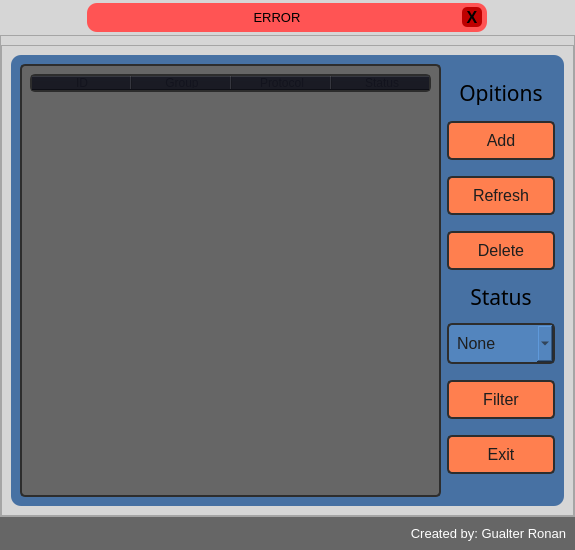
<?xml version="1.0" encoding="UTF-8"?>
<ui version="4.0">
 <class>MainWindow</class>
 <widget class="QMainWindow" name="MainWindow">
  <property name="geometry">
   <rect>
    <x>0</x>
    <y>0</y>
    <width>575</width>
    <height>550</height>
   </rect>
  </property>
  <property name="minimumSize">
   <size>
    <width>575</width>
    <height>550</height>
   </size>
  </property>
  <property name="windowTitle">
   <string>DMS</string>
  </property>
  <property name="windowIcon">
   <iconset>
    <normaloff>:/login/login.png</normaloff>:/login/login.png</iconset>
  </property>
  <widget class="QWidget" name="centralwidget">
   <property name="minimumSize">
    <size>
     <width>0</width>
     <height>0</height>
    </size>
   </property>
   <layout class="QVBoxLayout" name="verticalLayout">
    <property name="spacing">
     <number>0</number>
    </property>
    <property name="leftMargin">
     <number>0</number>
    </property>
    <property name="topMargin">
     <number>0</number>
    </property>
    <property name="rightMargin">
     <number>0</number>
    </property>
    <property name="bottomMargin">
     <number>0</number>
    </property>
    <item>
     <widget class="QFrame" name="top_bar">
      <property name="minimumSize">
       <size>
        <width>0</width>
        <height>35</height>
       </size>
      </property>
      <property name="maximumSize">
       <size>
        <width>16777215</width>
        <height>16777215</height>
       </size>
      </property>
      <property name="font">
       <font>
        <pointsize>8</pointsize>
       </font>
      </property>
      <property name="styleSheet">
       <string notr="true">background-color: rgb(214, 214, 214);</string>
      </property>
      <property name="frameShape">
       <enum>QFrame::NoFrame</enum>
      </property>
      <property name="frameShadow">
       <enum>QFrame::Raised</enum>
      </property>
      <layout class="QHBoxLayout" name="horizontalLayout_2">
       <property name="spacing">
        <number>0</number>
       </property>
       <property name="leftMargin">
        <number>0</number>
       </property>
       <property name="topMargin">
        <number>3</number>
       </property>
       <property name="rightMargin">
        <number>0</number>
       </property>
       <property name="bottomMargin">
        <number>3</number>
       </property>
       <item>
        <widget class="QFrame" name="frame_erro">
         <property name="maximumSize">
          <size>
           <width>400</width>
           <height>16777215</height>
          </size>
         </property>
         <property name="styleSheet">
          <string notr="true">background-color: rgb(255, 84, 84);
border-radius: 10px;</string>
         </property>
         <property name="frameShape">
          <enum>QFrame::NoFrame</enum>
         </property>
         <property name="frameShadow">
          <enum>QFrame::Raised</enum>
         </property>
         <layout class="QHBoxLayout" name="horizontalLayout_3">
          <property name="spacing">
           <number>0</number>
          </property>
          <property name="leftMargin">
           <number>5</number>
          </property>
          <property name="topMargin">
           <number>0</number>
          </property>
          <property name="rightMargin">
           <number>5</number>
          </property>
          <property name="bottomMargin">
           <number>0</number>
          </property>
          <item>
           <widget class="QLabel" name="label_erro">
            <property name="font">
             <font>
              <family>Segoe UI</family>
              <pointsize>10</pointsize>
             </font>
            </property>
            <property name="text">
             <string>ERROR</string>
            </property>
            <property name="alignment">
             <set>Qt::AlignCenter</set>
            </property>
           </widget>
          </item>
          <item>
           <widget class="QPushButton" name="bt_cl_popup">
            <property name="maximumSize">
             <size>
              <width>20</width>
              <height>20</height>
             </size>
            </property>
            <property name="font">
             <font>
              <pointsize>12</pointsize>
              <weight>75</weight>
              <bold>true</bold>
             </font>
            </property>
            <property name="cursor">
             <cursorShape>PointingHandCursor</cursorShape>
            </property>
            <property name="styleSheet">
             <string notr="true">QPushButton {
	border-radius: 5px;
	background-image: url(:/close/close_icon.png);
	background-position: center;
	background-color: rgb(190, 0, 0);
}
QPushButton:hover{
	color: rgb(255, 255, 255);
	background-color: rgb(165, 0, 0);
}
QPushButton:pressed {
	color: rgb(255, 255, 255);
	background-color: rgb(190, 0, 0);
}</string>
            </property>
            <property name="text">
             <string>X</string>
            </property>
           </widget>
          </item>
         </layout>
        </widget>
       </item>
      </layout>
     </widget>
    </item>
    <item>
     <widget class="QFrame" name="frame_home">
      <property name="styleSheet">
       <string notr="true">background-color: rgb(214, 214, 214);</string>
      </property>
      <property name="frameShape">
       <enum>QFrame::StyledPanel</enum>
      </property>
      <property name="frameShadow">
       <enum>QFrame::Raised</enum>
      </property>
      <layout class="QVBoxLayout" name="verticalLayout_3">
       <property name="leftMargin">
        <number>0</number>
       </property>
       <property name="rightMargin">
        <number>0</number>
       </property>
       <property name="bottomMargin">
        <number>0</number>
       </property>
       <item>
        <widget class="QFrame" name="frame_2">
         <property name="minimumSize">
          <size>
           <width>0</width>
           <height>88</height>
          </size>
         </property>
         <property name="styleSheet">
          <string notr="true">background-color: rgb(214, 214, 214);</string>
         </property>
         <property name="frameShape">
          <enum>QFrame::StyledPanel</enum>
         </property>
         <property name="frameShadow">
          <enum>QFrame::Raised</enum>
         </property>
         <layout class="QHBoxLayout" name="horizontalLayout_4">
          <item>
           <widget class="QFrame" name="frame">
            <property name="minimumSize">
             <size>
              <width>550</width>
              <height>66</height>
             </size>
            </property>
            <property name="styleSheet">
             <string notr="true">border-radius: 10px;

background-color: rgb(71, 113, 163);</string>
            </property>
            <property name="frameShape">
             <enum>QFrame::StyledPanel</enum>
            </property>
            <property name="frameShadow">
             <enum>QFrame::Raised</enum>
            </property>
            <layout class="QGridLayout" name="gridLayout">
             <item row="0" column="1">
              <widget class="QFrame" name="frame_bt_filtros">
               <property name="styleSheet">
                <string notr="true">QPushButton {
	border: 2px solid rgb(45, 45, 45);
	border-radius: 5px;
	background-color: rgb(255, 127, 79);
	color: rgb(30, 30, 30);
	padding: 8px;
}
QPushButton:hover {
	border: 2px solid rgb(200, 200, 200);
	color: rgb(200, 200, 200);
}
QPushButton:pressed {
	border: 2px solid rgb(45, 45, 45);
	color: rgb(30, 30, 30);
	background-color: rgb(211, 89, 51);
}</string>
               </property>
               <property name="frameShape">
                <enum>QFrame::StyledPanel</enum>
               </property>
               <property name="frameShadow">
                <enum>QFrame::Raised</enum>
               </property>
               <layout class="QVBoxLayout" name="verticalLayout_6">
                <property name="spacing">
                 <number>0</number>
                </property>
                <property name="leftMargin">
                 <number>0</number>
                </property>
                <property name="topMargin">
                 <number>0</number>
                </property>
                <property name="rightMargin">
                 <number>0</number>
                </property>
                <property name="bottomMargin">
                 <number>0</number>
                </property>
                <item>
                 <widget class="QLabel" name="label">
                  <property name="maximumSize">
                   <size>
                    <width>16777215</width>
                    <height>25</height>
                   </size>
                  </property>
                  <property name="font">
                   <font>
                    <family>Bahnschrift SemiCondensed</family>
                    <pointsize>16</pointsize>
                    <weight>50</weight>
                    <bold>false</bold>
                   </font>
                  </property>
                  <property name="text">
                   <string>Opitions</string>
                  </property>
                  <property name="alignment">
                   <set>Qt::AlignCenter</set>
                  </property>
                 </widget>
                </item>
                <item>
                 <widget class="QPushButton" name="bt_add">
                  <property name="font">
                   <font>
                    <pointsize>12</pointsize>
                   </font>
                  </property>
                  <property name="text">
                   <string>Add</string>
                  </property>
                 </widget>
                </item>
                <item>
                 <widget class="QPushButton" name="bt_refresh">
                  <property name="font">
                   <font>
                    <pointsize>12</pointsize>
                   </font>
                  </property>
                  <property name="text">
                   <string>Refresh</string>
                  </property>
                 </widget>
                </item>
                <item>
                 <widget class="QPushButton" name="bt_delete">
                  <property name="font">
                   <font>
                    <pointsize>12</pointsize>
                   </font>
                  </property>
                  <property name="text">
                   <string>Delete</string>
                  </property>
                 </widget>
                </item>
                <item>
                 <widget class="QLabel" name="label_2">
                  <property name="maximumSize">
                   <size>
                    <width>16777215</width>
                    <height>21</height>
                   </size>
                  </property>
                  <property name="font">
                   <font>
                    <family>Bahnschrift SemiCondensed</family>
                    <pointsize>16</pointsize>
                    <weight>50</weight>
                    <bold>false</bold>
                   </font>
                  </property>
                  <property name="text">
                   <string>Status</string>
                  </property>
                  <property name="alignment">
                   <set>Qt::AlignCenter</set>
                  </property>
                 </widget>
                </item>
                <item>
                 <widget class="QComboBox" name="status_box">
                  <property name="font">
                   <font>
                    <pointsize>12</pointsize>
                   </font>
                  </property>
                  <property name="styleSheet">
                   <string notr="true">border: 2px solid rgb(45, 45, 45);
border-radius: 5px;
color: rgb(30, 30, 30);
padding: 8px;
background-color: rgb(83, 133, 190);</string>
                  </property>
                  <item>
                   <property name="text">
                    <string>None</string>
                   </property>
                  </item>
                  <item>
                   <property name="text">
                    <string>Started</string>
                   </property>
                  </item>
                  <item>
                   <property name="text">
                    <string>Analyzing</string>
                   </property>
                  </item>
                  <item>
                   <property name="text">
                    <string>Finished</string>
                   </property>
                  </item>
                 </widget>
                </item>
                <item>
                 <widget class="QPushButton" name="bt_filter">
                  <property name="font">
                   <font>
                    <family>MS Shell Dlg 2</family>
                    <pointsize>12</pointsize>
                    <weight>50</weight>
                    <bold>false</bold>
                   </font>
                  </property>
                  <property name="text">
                   <string>Filter</string>
                  </property>
                 </widget>
                </item>
                <item>
                 <widget class="QPushButton" name="bt_exit">
                  <property name="font">
                   <font>
                    <pointsize>12</pointsize>
                   </font>
                  </property>
                  <property name="text">
                   <string>Exit</string>
                  </property>
                 </widget>
                </item>
               </layout>
              </widget>
             </item>
             <item row="0" column="0">
              <widget class="QTableWidget" name="table">
               <property name="minimumSize">
                <size>
                 <width>0</width>
                 <height>0</height>
                </size>
               </property>
               <property name="font">
                <font>
                 <pointsize>12</pointsize>
                 <weight>50</weight>
                 <bold>false</bold>
                </font>
               </property>
               <property name="styleSheet">
                <string notr="true">QTableWidget {
	border: 2px solid rgb(45, 45, 45);
	border-radius: 5px;
	background-color: rgb(102, 102, 102);
	color: rgb(150, 150, 150);
	padding: 8px;
}
QTableWidget::item:selected {
	background-color: rgb(150, 150, 150);
	color: rgb(222, 222, 222);
}
QHeaderView {
	border: 2px solid rgb(45, 45, 45);
	border-radius: 5px;
	background-color: rgb(18, 19, 29);
	color: rgb(18, 19, 29);
}</string>
               </property>
               <column>
                <property name="text">
                 <string>ID</string>
                </property>
               </column>
               <column>
                <property name="text">
                 <string>Group</string>
                </property>
               </column>
               <column>
                <property name="text">
                 <string>Protocol</string>
                </property>
               </column>
               <column>
                <property name="text">
                 <string>Status</string>
                </property>
               </column>
              </widget>
             </item>
            </layout>
           </widget>
          </item>
         </layout>
        </widget>
       </item>
      </layout>
     </widget>
    </item>
    <item>
     <widget class="QFrame" name="bottom">
      <property name="maximumSize">
       <size>
        <width>16777215</width>
        <height>35</height>
       </size>
      </property>
      <property name="styleSheet">
       <string notr="true">background-color: rgb(102, 102, 102);</string>
      </property>
      <property name="frameShape">
       <enum>QFrame::NoFrame</enum>
      </property>
      <property name="frameShadow">
       <enum>QFrame::Raised</enum>
      </property>
      <layout class="QVBoxLayout" name="verticalLayout_2">
       <item>
        <widget class="QLabel" name="label_credits">
         <property name="font">
          <font>
           <pointsize>10</pointsize>
          </font>
         </property>
         <property name="styleSheet">
          <string notr="true">color: rgb(255, 255, 255);</string>
         </property>
         <property name="text">
          <string>Created by: Gualter Ronan</string>
         </property>
         <property name="alignment">
          <set>Qt::AlignRight|Qt::AlignTrailing|Qt::AlignVCenter</set>
         </property>
        </widget>
       </item>
      </layout>
     </widget>
    </item>
   </layout>
  </widget>
 </widget>
 <resources>
  <include location="../Icons/icons.qrc"/>
 </resources>
 <connections/>
</ui>
